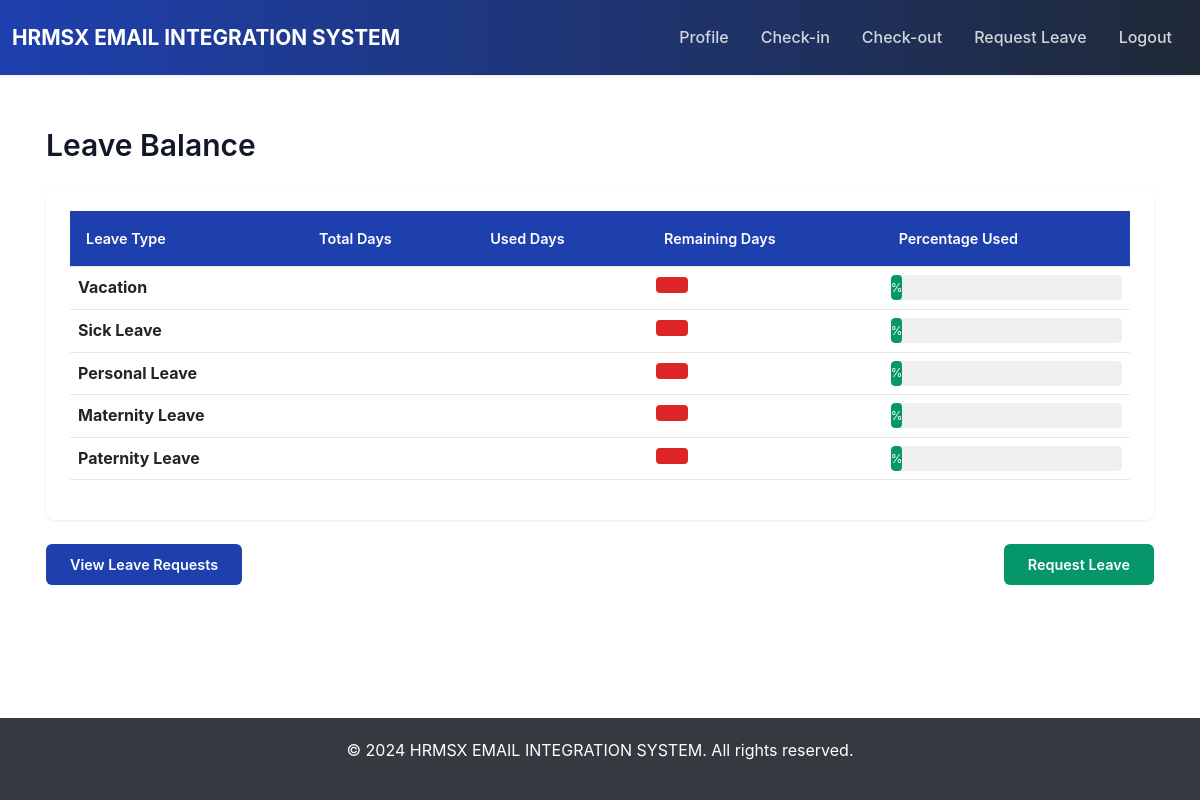
/leave/balance/ (signed in), run on the app's committed database.
### leave/models.py (models this page shows, shortened)
class LeaveBalance(models.Model):
    employee = models.ForeignKey(User, on_delete=models.CASCADE, related_name='leave_balances')
    leave_type = models.ForeignKey(LeaveType, on_delete=models.PROTECT)
    total_balance = models.IntegerField(default=0)
    used_balance = models.IntegerField(default=0)
    year = models.IntegerField()
    created_at = models.DateTimeField(auto_now_add=True)
    updated_at = models.DateTimeField(auto_now=True)
    class Meta:
        unique_together = ('employee', 'leave_type', 'year')
        verbose_name_plural = "Leave Balances"

class LeaveType(models.Model):
    name = models.CharField(max_length=50, unique=True)
    description = models.TextField(blank=True)
    is_active = models.BooleanField(default=True)
    created_at = models.DateTimeField(auto_now_add=True)
    class Meta:
        verbose_name_plural = "Leave Types"

### leave/views.py (the view)
# urls.py: path('balance/', views.leave_balance, name='leave_balance'),
@login_required(login_url='login')
def leave_balance(request):
    user = request.user
    role_profile = get_object_or_404(UserRole, user=user)
    if role_profile.role != 'employee':
        messages.error(request, 'Only employees can view their leave balance.')
        return redirect('profile')
    from django.utils import timezone
    current_year = timezone.now().year
    balances = LeaveBalance.objects.filter(
        employee=user,
        year=current_year
    )
    context = {
        'balances': balances,
    }
    return render(request, 'leave/balance.html', context)

### users/context_processors.py (called while the page is built)
def user_role(request):
    if request.user.is_authenticated:
        try:
            role_obj = UserRole.objects.get(user=request.user)
            return {
                'user_role': role_obj.role,
                'user_role_obj': role_obj,
            }
        except UserRole.DoesNotExist:
            return {
                'user_role': None,
                'user_role_obj': None,
            }
    return {
        'user_role': None,
        'user_role_obj': None,
    }

### templates/leave/balance.html (shortened to what this page needs)
{% extends 'base.html' %}
{% block content %}
<div class="container">
    <h2 class="mb-4"> Leave Balance</h2>
    <div class="card">
        <div class="card-body">
            {% if balances %}
            <table class="table table-hover">
                <thead class="table-light">
                    <tr>
                        <th>Leave Type</th>
                        <th>Total Days</th>
                        <th>Used Days</th>
                        <th>Remaining Days</th>
                        <th>Percentage Used</th>
                    </tr>
                </thead>
                <tbody>
                    {% for balance in balances %}
                    <tr>
                        <td><strong>{{ balance.leave_type.name }}</strong></td>
                        <td>{{ balance.total_days }}</td>
                        <td>{{ balance.used_days }}</td>
                        <td>
                            <span
                                class="badge bg-{% if balance.remaining_days > 5 %}success{% elif balance.remaining_days > 2 %}warning{% else %}danger{% endif %}">
                            </span>
                        </td>
                        <td>
                            <div class="progress">
                                <div class="progress-bar bg-success" role="progressbar"
                                    style="width: {{ balance.used_percentage }}%"
                                    aria-valuenow="{{ balance.used_percentage }}" aria-valuemin="0" aria-valuemax="100">
                                    {{ balance.used_percentage }}%
                                </div>
                            </div>
                        </td>
                    </tr>
                    {% endfor %}
                </tbody>
            </table>
            {% else %}
            <div class="alert alert-info">
                <i class="bi bi-info-circle"></i> No leave balance data available for this year.
            </div>
            {% endif %}
        </div>
    </div>
    <div class="row mt-4">
        <div class="col-md-6">
            <a href="{% url 'leave_requests' %}" class="btn btn-primary"> View Leave Requests</a>
        </div>
        <div class="col-md-6 text-end">
            <a href="{% url 'request_leave' %}" class="btn btn-success"> Request Leave</a>
        </div>
    </div>
</div>
{% endblock %}

### static/custom.css (style rules this page uses)
:root { --primary-color: #1e40af; --secondary-color: #1f2937; --accent-color: #0ea5e9; --success-color: #059669; --danger-color: #dc2626; --warning-color: #d97706; --info-color: #0891b2; --light-bg: #f9fafb; --dark-text: #111827; --border-color: #e5e7eb; }
* { font-family: -apple-system, BlinkMacSystemFont, 'Segoe UI', 'Roboto', 'Oxygen', 'Ubuntu', 'Cantarell', sans-serif; }
body { background: #ffffff; color: var(--dark-text); line-height: 1.6; }
.card { border: none; border-radius: 8px; box-shadow: 0 1px 3px rgba(0, 0, 0, 0.08); transition: all 0.3s ease; margin-bottom: 1.5rem; }
.card-body { padding: 1.5rem; }
.btn { border: none; border-radius: 6px; font-weight: 600; padding: 0.6rem 1.5rem; transition: all 0.3s ease; text-transform: none; font-size: 0.9rem; letter-spacing: 0px; }
.btn-primary { background: var(--primary-color); color: white; }
.btn-success { background: var(--success-color); color: white; }
.badge { padding: 0.5rem 1rem; border-radius: 4px; font-weight: 600; font-size: 0.8rem; letter-spacing: 0px; }
.bg-success { background: var(--success-color) !important; color: white !important; }
.bg-danger { background: var(--danger-color) !important; color: white !important; }
.table { border-collapse: collapse; letter-spacing: 0px; }
.table thead th { background: var(--primary-color); border-bottom: 1px solid var(--border-color); font-weight: 600; color: white; text-transform: none; font-size: 0.9rem; letter-spacing: 0px; padding: 1rem; }
.table tbody tr { border-bottom: 1px solid var(--border-color); transition: all 0.3s ease; }
h1, h2, h3, h4, h5, h6 { color: var(--dark-text); font-weight: 600; margin-bottom: 1rem; }
h2 { font-size: 1.875rem; }
.container { padding: 2rem 1rem; }
.progress { height: 8px; border-radius: 4px; background: #e5e7eb; overflow: hidden; }
.progress-bar { background: var(--primary-color); border-radius: 4px; }

### templates/base.html (style rules this page uses)
body { display: flex; flex-direction: column; min-height: 100vh; background-color: #f5f5f5; }
.card { border: none; box-shadow: 0 2px 8px rgba(0, 0, 0, 0.1); border-radius: 8px; }
.btn-primary { background: linear-gradient(135deg, #667eea 0%, #764ba2 100%); border: none; }

### templates/leave/balance.html (style rules this page uses)
.progress { height: 25px; background-color: #f0f0f0; }

### data on the page
LeaveBalance: leave_type.name "Vacation"
LeaveBalance: leave_type.name "Sick Leave"
LeaveBalance: leave_type.name "Personal Leave"
LeaveBalance: leave_type.name "Maternity Leave"
LeaveBalance: leave_type.name "Paternity Leave"
